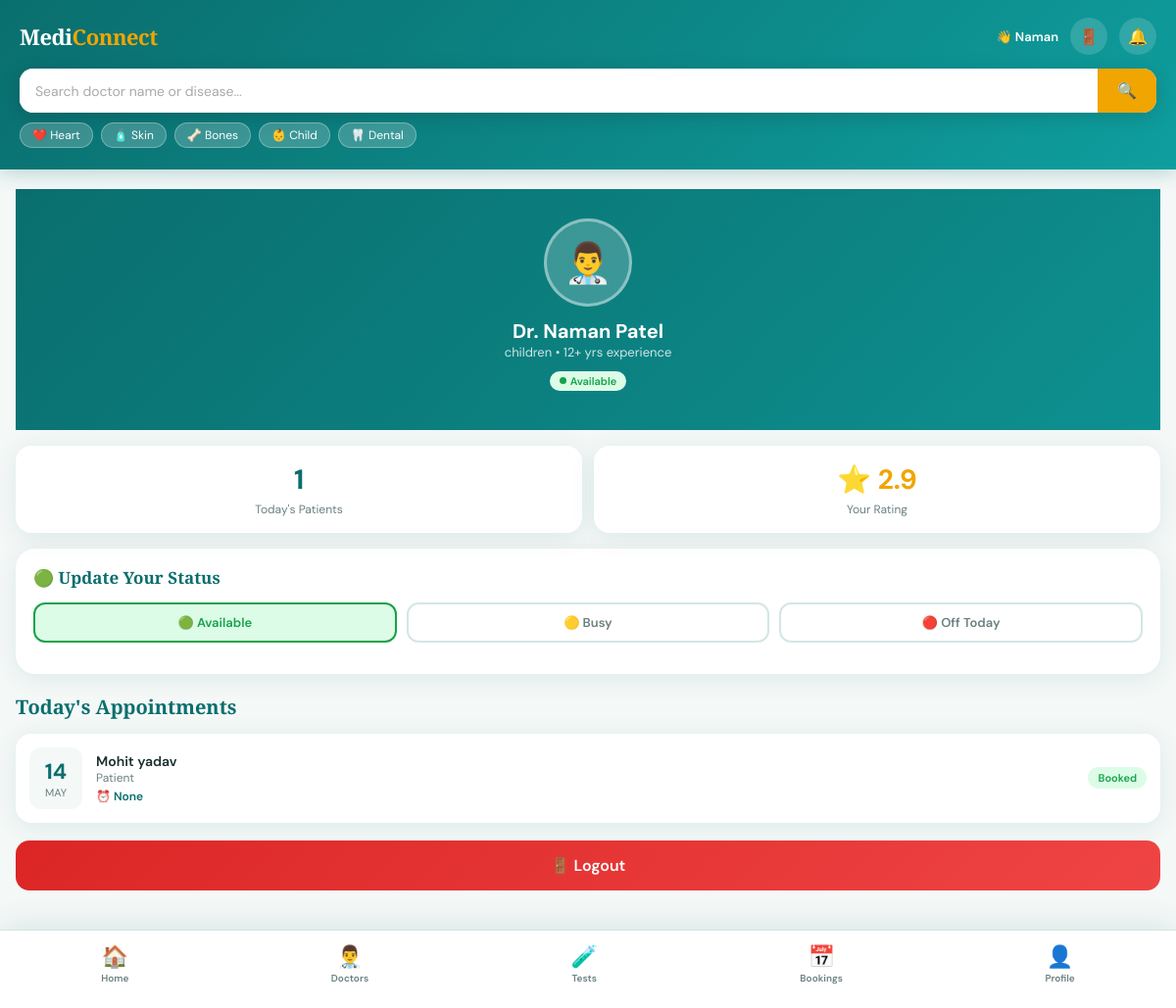
The app's page /dashboard/ (signed in) with its own data.
### core/models.py (models this page shows, shortened)
class Doctor(models.Model):
    STATUS_CHOICES = [
        ('available', 'Available'),
        ('busy',      'Busy'),
        ('offline',   'Off Today'),
    ]
    user       = models.OneToOneField(User, on_delete=models.CASCADE, related_name='doctor')
    specialty  = models.CharField(max_length=100)
    fee        = models.IntegerField(default=0)
    experience = models.IntegerField(default=0)
    license_no = models.CharField(max_length=100)
    rating     = models.FloatField(default=0.0)
    status     = models.CharField(max_length=20, choices=STATUS_CHOICES, default='available')
    clinic     = models.CharField(max_length=200, blank=True, null=True)

class Appointment(models.Model):
    STATUS_CHOICES = [
        ('booked',    'Booked'),
        ('completed', 'Completed'),
        ('cancelled', 'Cancelled'),
    ]
    patient   = models.ForeignKey(Patient, on_delete=models.CASCADE, related_name='appointments')
    doctor    = models.ForeignKey(Doctor,  on_delete=models.CASCADE, related_name='appointments')
    date      = models.DateField()
    time_slot = models.CharField(max_length=20)
    status    = models.CharField(max_length=20, choices=STATUS_CHOICES, default='booked')
    created_at= models.DateTimeField(auto_now_add=True)

class Patient(models.Model):
    user        = models.OneToOneField(User, on_delete=models.CASCADE, related_name='patient')
    phone       = models.CharField(max_length=15)
    blood_group = models.CharField(max_length=5, blank=True)
    age         = models.IntegerField(default=0)

### core/views.py (the view)
@login_required(login_url='login')
def doctor_dashboard(request):
    try:
        doctor = request.user.doctor
    except:
        messages.error(request, '❌ Doctor account not found!')
        return redirect('home')
    from datetime import date
    todays_appointments = Appointment.objects.filter(
        doctor = doctor,
        date   = date.today()
    ).order_by('time_slot')
    return render(request, 'doctor_dashboard.html', {
        'doctor': doctor,
        'appointments': todays_appointments
    })

### templates/doctor_dashboard.html (shortened to what this page needs)
{% extends 'base.html' %}
{% load static %}
{% block content %}
<div class="profile-header">
  <div class="profile-avatar-large">👨‍⚕️</div>
  <div style="font-size:20px;font-weight:700;">
    Dr. {{ user.get_full_name }}
  </div>
  <div style="font-size:13px;opacity:0.8;">
    {{ doctor.specialty }} • {{ doctor.experience }}+ yrs experience
  </div>
  <div style="margin-top:8px;">
    {% if doctor.status == 'available' %}
      <span class="status-badge available" style="display:inline-flex;">
        <span class="status-dot"></span>Available
      </span>
    {% elif doctor.status == 'busy' %}
      <span class="status-badge busy" style="display:inline-flex;">
        <span class="status-dot"></span>Busy
      </span>
    {% else %}
      <span class="status-badge offline" style="display:inline-flex;">
        <span class="status-dot"></span>Off Today
      </span>
    {% endif %}
  </div>
</div>
<div style="display:grid;grid-template-columns:1fr 1fr;gap:12px;margin:16px 0;">
  <div style="background:white;border-radius:16px;padding:16px;box-shadow:var(--shadow);text-align:center;">
    <div style="font-size:28px;font-weight:700;color:var(--primary);">
      {{ appointments.count }}
    </div>
    <div style="font-size:12px;color:var(--muted);margin-top:4px;">Today's Patients</div>
  </div>
  <div style="background:white;border-radius:16px;padding:16px;box-shadow:var(--shadow);text-align:center;">
    <div style="font-size:28px;font-weight:700;color:var(--accent);">
      ⭐ {{ doctor.rating }}
    </div>
    <div style="font-size:12px;color:var(--muted);margin-top:4px;">Your Rating</div>
  </div>
</div>
<div style="background:white;border-radius:20px;padding:18px;box-shadow:var(--shadow);margin-bottom:20px;">
  <div class="cost-title">🟢 Update Your Status</div>
  <form method="POST" action="{% url 'update_status' %}">
    <div style="display:flex;gap:10px;flex-wrap:wrap;margin-bottom:14px;">
      <label style="flex:1;">
        <span style="display:block;padding:10px;text-align:center;
          border-radius:12px;border:2px solid
          {% if doctor.status == 'available' %}#16a34a{% else %}var(--border){% endif %};
          background:{% if doctor.status == 'available' %}#dcfce7{% else %}white{% endif %};
          color:{% if doctor.status == 'available' %}#16a34a{% else %}var(--muted){% endif %};
          font-size:13px;font-weight:600;cursor:pointer;">
          🟢 Available
        </span>
      </label>
      <label style="flex:1;">
        <span style="display:block;padding:10px;text-align:center;
          border-radius:12px;border:2px solid
          {% if doctor.status == 'busy' %}#b45309{% else %}var(--border){% endif %};
          background:{% if doctor.status == 'busy' %}#fef9c3{% else %}white{% endif %};
          color:{% if doctor.status == 'busy' %}#b45309{% else %}var(--muted){% endif %};
          font-size:13px;font-weight:600;cursor:pointer;">
          🟡 Busy
        </span>
      </label>
      <label style="flex:1;">
        <span style="display:block;padding:10px;text-align:center;
          border-radius:12px;border:2px solid
          {% if doctor.status == 'offline' %}#dc2626{% else %}var(--border){% endif %};
          background:{% if doctor.status == 'offline' %}#fee2e2{% else %}white{% endif %};
          color:{% if doctor.status == 'offline' %}#dc2626{% else %}var(--muted){% endif %};
          font-size:13px;font-weight:600;cursor:pointer;">
          🔴 Off Today
        </span>
      </label>
    </div>
  </form>
</div>
<div class="section-title">Today's Appointments</div>
{% if appointments %}
  {% for appt in appointments %}
  <div class="appt-card">
    <div class="appt-date">
      <div class="appt-day">{{ appt.date|date:"d" }}</div>
      <div class="appt-month">{{ appt.date|date:"M"|upper }}</div>
    </div>
    <div class="appt-info">
      <div class="appt-name">{{ appt.patient.user.get_full_name }}</div>
      <div class="appt-spec">Patient</div>
      <div class="appt-time">⏰ {{ appt.time_slot }}</div>
    </div>
    {% if appt.status == 'booked' %}
      <span class="appt-status confirmed">Booked</span>
    {% elif appt.status == 'completed' %}
      <span class="appt-status" style="background:#eff6ff;color:#1d4ed8;">Done</span>
    {% endif %}
  </div>
  {% endfor %}
{% else %}
  <div style="text-align:center;padding:40px;color:#aaa;">
    <div style="font-size:50px;margin-bottom:10px;">📭</div>
    <div style="font-size:14px;font-weight:600;color:#666;">No appointments today</div>
  </div>
{% endif %}
<div style="padding:0 0 10px;">
  <a href="{% url 'logout' %}">
    <button class="submit-btn"
      style="background:linear-gradient(135deg,#dc2626,#ef4444);">
      🚪 Logout
    </button>
  </a>
</div>
{% endblock %}

### templates/base.html (shortened to what this page needs)
{% load static %}
<!DOCTYPE html>
<html lang="en">
<head>
  <link rel="stylesheet" href="{% static 'style.css' %}">
</head>
<body>
<div class="top-bar">
  <div class="top-bar-header">
    <div class="logo">
      <a href="{% url 'home' %}" style="text-decoration:none; color:white;">
        Medi<span>Connect</span>
      </a>
    </div>
    <div class="top-icons">
      {% if user.is_authenticated %}
        <span style="color:white; font-size:13px; font-weight:600;">
          👋 {{ user.first_name }}
        </span>
        <a href="{% url 'logout' %}">
          <button class="icon-btn" title="Logout">🚪</button>
        </a>
      {% endif %}
      <button class="icon-btn" title="Notifications">🔔</button>
    </div>
  </div>
  <form method="GET" action="{% url 'doctors' %}">
    <div class="search-box">
      <input
        type="text"
        name="q"
        id="searchInput"
        placeholder="Search doctor name or disease..."
        value="{{ request.GET.q }}"
      />
      <button type="submit" class="search-btn">🔍</button>
    </div>
  </form>
  <div class="search-tags">
    <a href="{% url 'doctors' %}?q=Cardiologist"  class="tag">❤️ Heart</a>
    <a href="{% url 'doctors' %}?q=Dermatologist" class="tag">🧴 Skin</a>
    <a href="{% url 'doctors' %}?q=Orthopedic"    class="tag">🦴 Bones</a>
    <a href="{% url 'doctors' %}?q=Pediatric"     class="tag">👶 Child</a>
    <a href="{% url 'doctors' %}?q=Dentist"        class="tag">🦷 Dental</a>
  </div>
</div>
<div class="content">
  {% block content %}
  {% endblock %}
</div>
<div class="bottom-nav">
  <a href="{% url 'home' %}" class="nav-item {% block nav_home %}{% endblock %}">
    <span class="nav-icon">🏠</span>
    <span class="nav-label">Home</span>
  </a>
  <a href="{% url 'doctors' %}" class="nav-item {% block nav_doctors %}{% endblock %}">
    <span class="nav-icon">👨‍⚕️</span>
    <span class="nav-label">Doctors</span>
  </a>
  <a href="{% url 'tests' %}" class="nav-item {% block nav_tests %}{% endblock %}">
    <span class="nav-icon">🧪</span>
    <span class="nav-label">Tests</span>
  </a>
  <a href="{% url 'appointments' %}" class="nav-item {% block nav_appointments %}{% endblock %}">
    <span class="nav-icon">📅</span>
    <span class="nav-label">Bookings</span>
  </a>
  <a href="{% url 'profile' %}" class="nav-item {% block nav_profile %}{% endblock %}">
    <span class="nav-icon">👤</span>
    <span class="nav-label">Profile</span>
  </a>
</div>
</body>
</html>

### records on screen
Doctor: specialty "children", experience "12", rating "2.9"
Appointment: date "14", date "MAY", patient.user.get_full_name "Mohit yadav", time_slot "None", status "Booked"

### other values on screen
{{ user.first_name }} "Naman"
{{ user.get_full_name }} "Naman Patel"
{{ appointments.count }} "1"
